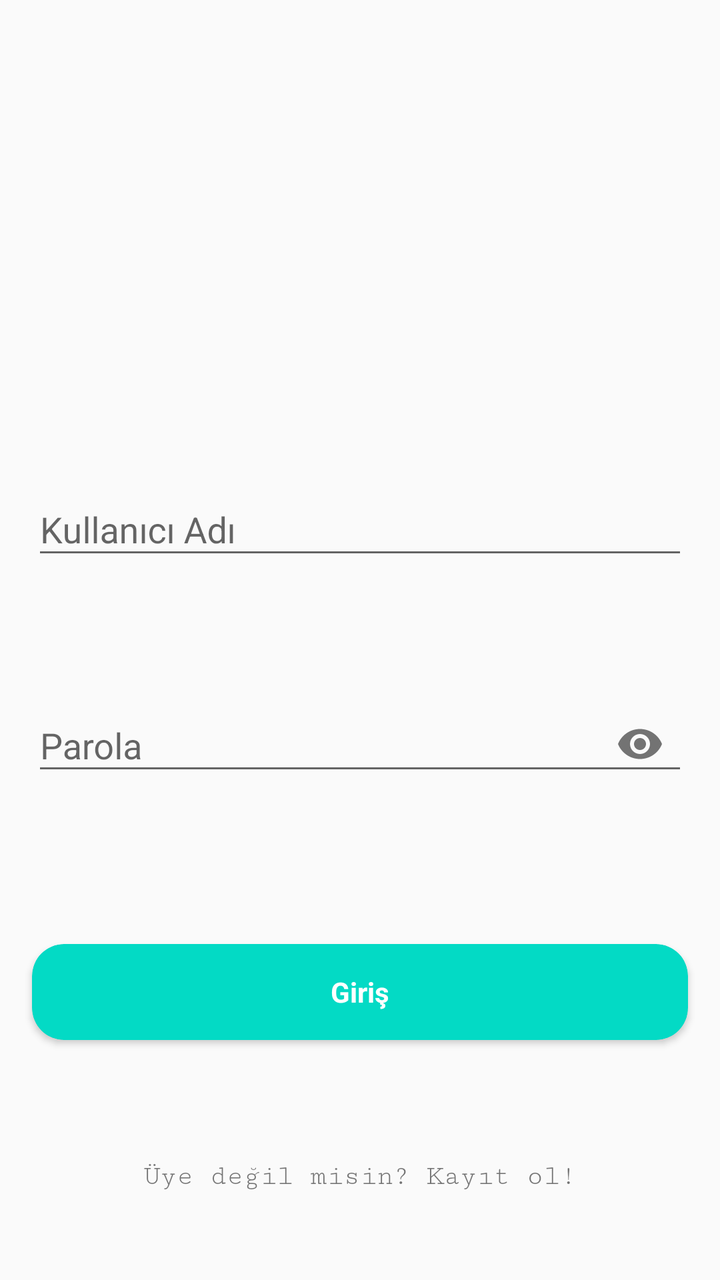
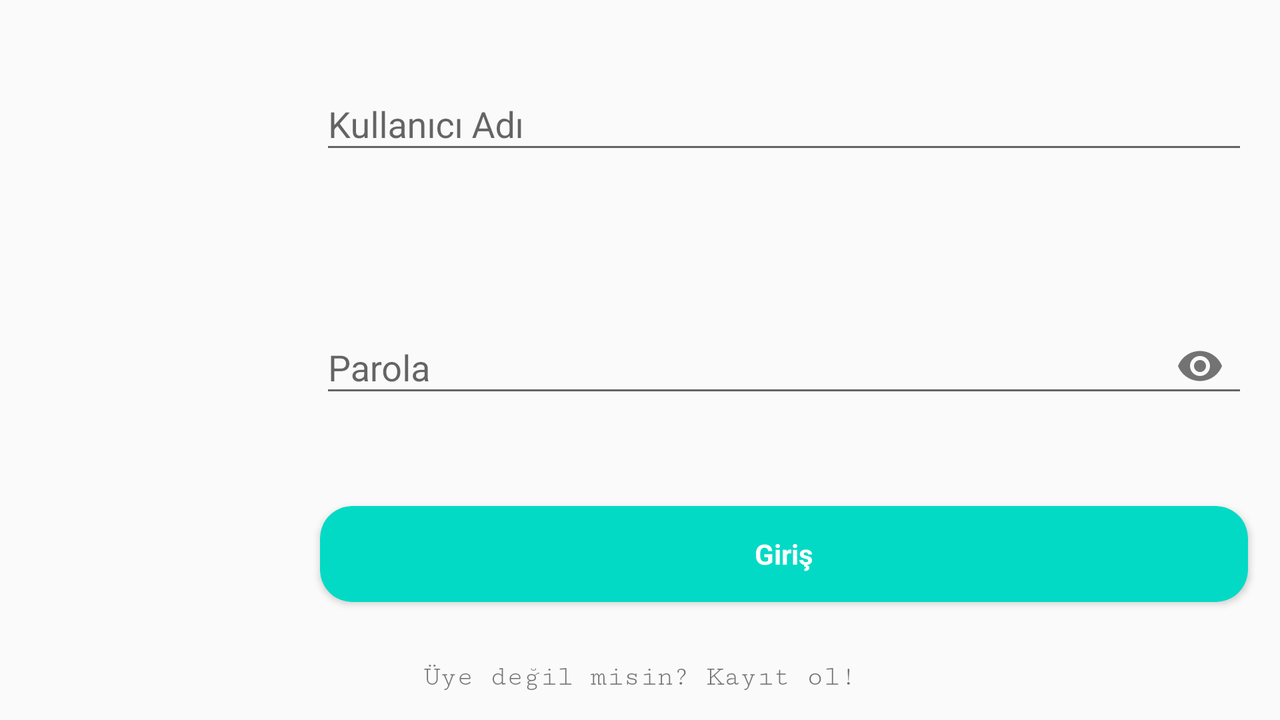

One screen, two layout resources from the same app: the default and the author's alternative for another configuration. Each is rendered where Android would select it; the XML of both is given below.
<!-- AndroidManifest.xml: activity theme AppTheme.NoActionBar -->
<!-- res/layout/activity_login.xml -->
<?xml version="1.0" encoding="utf-8"?>
<androidx.constraintlayout.widget.ConstraintLayout xmlns:android="http://schemas.android.com/apk/res/android"
    xmlns:app="http://schemas.android.com/apk/res-auto"
    xmlns:tools="http://schemas.android.com/tools"
    android:layout_width="match_parent"
    android:layout_height="match_parent"
    tools:context=".view.LoginActivity">

    <ImageView
        android:id="@+id/ivLogo"
        android:layout_width="@dimen/iv_default_width"
        android:layout_height="@dimen/iv_default_height"
        android:contentDescription="@string/todo"
        android:src="@drawable/ic_dashboard_black_24dp"
        app:layout_constraintBottom_toTopOf="@id/llContent"
        app:layout_constraintEnd_toEndOf="parent"
        app:layout_constraintStart_toStartOf="parent"
        app:layout_constraintTop_toTopOf="parent" />

    <LinearLayout
        android:id="@+id/llContent"
        android:layout_width="match_parent"
        android:layout_height="wrap_content"
        android:orientation="vertical"
        app:layout_constraintBottom_toTopOf="@id/cvLogin"
        app:layout_constraintEnd_toEndOf="parent"
        app:layout_constraintStart_toStartOf="parent"
        app:layout_constraintTop_toBottomOf="@id/ivLogo">

        <com.google.android.material.textfield.TextInputLayout
            android:id="@+id/tilUsername"
            android:layout_width="match_parent"
            android:layout_height="wrap_content"
            android:layout_margin="@dimen/margin_default"
            android:hint="@string/user_name"
            app:errorEnabled="true">

            <com.google.android.material.textfield.TextInputEditText
                android:id="@+id/etUsername"
                android:layout_width="match_parent"
                android:layout_height="wrap_content"
                android:inputType="text" />
        </com.google.android.material.textfield.TextInputLayout>

        <com.google.android.material.textfield.TextInputLayout
            android:id="@+id/tilPassword"
            android:layout_width="match_parent"
            android:layout_height="wrap_content"
            android:layout_margin="@dimen/margin_default"
            android:hint="@string/password"
            app:passwordToggleEnabled="true">

            <com.google.android.material.textfield.TextInputEditText
                android:id="@+id/etPassword"
                android:layout_width="match_parent"
                android:layout_height="wrap_content"
                android:inputType="textPassword" />
        </com.google.android.material.textfield.TextInputLayout>

    </LinearLayout>

    <androidx.cardview.widget.CardView
        android:id="@+id/cvLogin"
        android:layout_width="match_parent"
        android:layout_height="@dimen/cv_default_height"
        android:layout_margin="@dimen/margin_default"
        app:cardBackgroundColor="@color/colorAccent"
        app:cardCornerRadius="@dimen/default_radius"
        app:layout_constraintBottom_toTopOf="@id/tvRegister"
        app:layout_constraintEnd_toEndOf="parent"
        app:layout_constraintStart_toStartOf="parent"
        app:layout_constraintTop_toBottomOf="@id/llContent">

        <TextView
            android:layout_width="wrap_content"
            android:layout_height="wrap_content"
            android:layout_gravity="center"
            android:text="@string/login"

            android:textColor="@android:color/white"
            android:textStyle="bold" />

    </androidx.cardview.widget.CardView>

    <TextView
        android:id="@+id/tvRegister"
        android:layout_width="wrap_content"
        android:layout_height="wrap_content"
        android:layout_gravity="center"
        android:fontFamily="serif-monospace"
        android:text="Üye değil misin? Kayıt ol!"
        app:layout_constraintBottom_toBottomOf="parent"
        app:layout_constraintEnd_toEndOf="parent"
        app:layout_constraintStart_toStartOf="parent"
        app:layout_constraintTop_toBottomOf="@id/cvLogin" />


</androidx.constraintlayout.widget.ConstraintLayout>
<!-- resources referenced by this layout -->
<resources>
  <color name="colorAccent">#03DAC5</color>
  <dimen name="cv_default_height">48dp</dimen>
  <dimen name="default_radius">16dp</dimen>
  <dimen name="iv_default_height">128dp</dimen>
  <dimen name="iv_default_width">128dp</dimen>
  <dimen name="margin_default">16dp</dimen>
  <string name="login">Giriş</string>
  <string name="password">Parola</string>
  <string name="todo">TODO</string>
  <string name="user_name">Kullanıcı Adı</string>
  <style name="AppTheme.NoActionBar" parent="AppTheme">
          <item name="windowActionBar">false</item>
          <item name="windowNoTitle">true</item>
      </style>
  <style name="AppTheme" parent="Theme.AppCompat.Light.DarkActionBar">
          
          <item name="colorPrimary">@color/colorPrimary</item>
          <item name="colorPrimaryDark">@color/colorPrimaryDark</item>
          <item name="colorAccent">@color/colorAccent</item>
      </style>
  <color name="colorPrimary">#6200EE</color>
  <color name="colorPrimaryDark">#3700B3</color>
</resources>
<!-- res/layout-land/activity_login.xml (the author's variant of the layout above) -->
<!-- drawn on the phone turned sideways -->
<?xml version="1.0" encoding="utf-8"?>
<androidx.constraintlayout.widget.ConstraintLayout xmlns:android="http://schemas.android.com/apk/res/android"
    xmlns:app="http://schemas.android.com/apk/res-auto"
    xmlns:tools="http://schemas.android.com/tools"
    android:layout_width="match_parent"
    android:layout_height="match_parent"
    tools:context=".view.LoginActivity">

    <ImageView
        android:id="@+id/ivLogo"
        android:layout_width="@dimen/iv_default_width"
        android:layout_height="@dimen/iv_default_height"
        android:layout_marginStart="@dimen/margin_default"
        android:contentDescription="@string/todo"
        android:src="@drawable/ic_dashboard_black_24dp"
        app:layout_constraintBottom_toBottomOf="parent"
        app:layout_constraintStart_toStartOf="parent"
        app:layout_constraintTop_toTopOf="parent" />

    <com.google.android.material.textfield.TextInputLayout
        android:id="@+id/tilUsername"
        android:layout_width="0dp"
        android:layout_height="wrap_content"
        android:layout_margin="@dimen/margin_default"
        android:hint="@string/user_name"
        app:errorEnabled="true"
        app:layout_constraintBottom_toTopOf="@id/tilPassword"
        app:layout_constraintEnd_toEndOf="parent"
        app:layout_constraintStart_toEndOf="@id/ivLogo"
        app:layout_constraintTop_toTopOf="parent">

        <com.google.android.material.textfield.TextInputEditText
            android:id="@+id/etUsername"
            android:layout_width="match_parent"
            android:layout_height="wrap_content"
            android:inputType="text" />
    </com.google.android.material.textfield.TextInputLayout>

    <com.google.android.material.textfield.TextInputLayout
        android:id="@+id/tilPassword"
        android:layout_width="0dp"
        android:layout_height="wrap_content"
        android:layout_margin="@dimen/margin_default"
        android:hint="@string/password"
        app:layout_constraintBottom_toTopOf="@id/cvLogin"
        app:layout_constraintEnd_toEndOf="parent"
        app:layout_constraintStart_toEndOf="@id/ivLogo"
        app:layout_constraintTop_toBottomOf="@id/tilUsername"
        app:passwordToggleEnabled="true">

        <com.google.android.material.textfield.TextInputEditText
            android:id="@+id/etPassword"
            android:layout_width="match_parent"
            android:layout_height="wrap_content"
            android:inputType="textPassword" />
    </com.google.android.material.textfield.TextInputLayout>

    <androidx.cardview.widget.CardView
        android:id="@+id/cvLogin"
        android:layout_width="0dp"
        android:layout_height="@dimen/cv_default_height"
        android:layout_margin="@dimen/margin_default"
        app:cardBackgroundColor="@color/colorAccent"
        app:cardCornerRadius="@dimen/default_radius"
        app:layout_constraintBottom_toTopOf="@id/tvRegister"
        app:layout_constraintEnd_toEndOf="parent"
        app:layout_constraintStart_toEndOf="@id/ivLogo"
        app:layout_constraintTop_toBottomOf="@id/tilPassword">

        <TextView
            android:layout_width="wrap_content"
            android:layout_height="wrap_content"
            android:layout_gravity="center"
            android:text="@string/login"
            android:textColor="@android:color/white"
            android:textStyle="bold" />

    </androidx.cardview.widget.CardView>

    <TextView
        android:id="@+id/tvRegister"
        android:layout_width="wrap_content"
        android:layout_height="wrap_content"
        android:layout_gravity="center"
        android:fontFamily="serif-monospace"
        android:text="Üye değil misin? Kayıt ol!"
        app:layout_constraintBottom_toBottomOf="parent"
        app:layout_constraintEnd_toEndOf="parent"
        app:layout_constraintStart_toStartOf="parent"
        app:layout_constraintTop_toBottomOf="@id/cvLogin" />


</androidx.constraintlayout.widget.ConstraintLayout>
